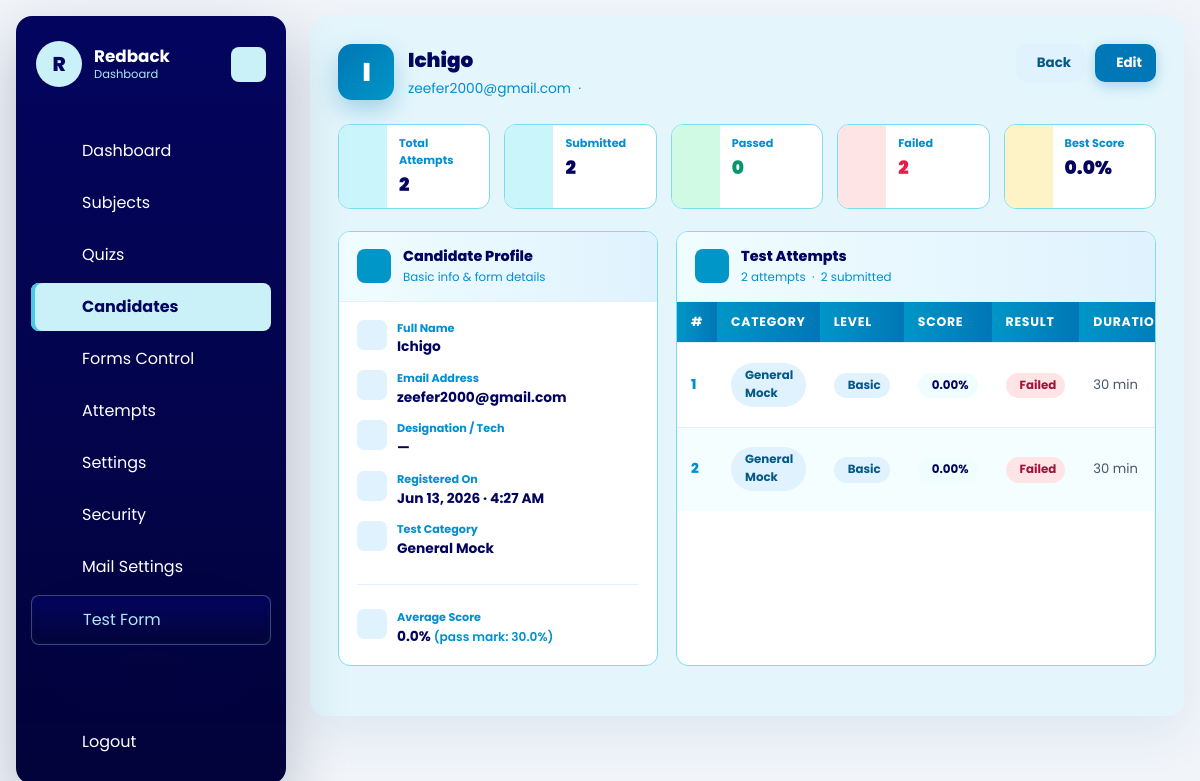
Page /dashboard/candidates/26/ (signed in) on the earlier database version.
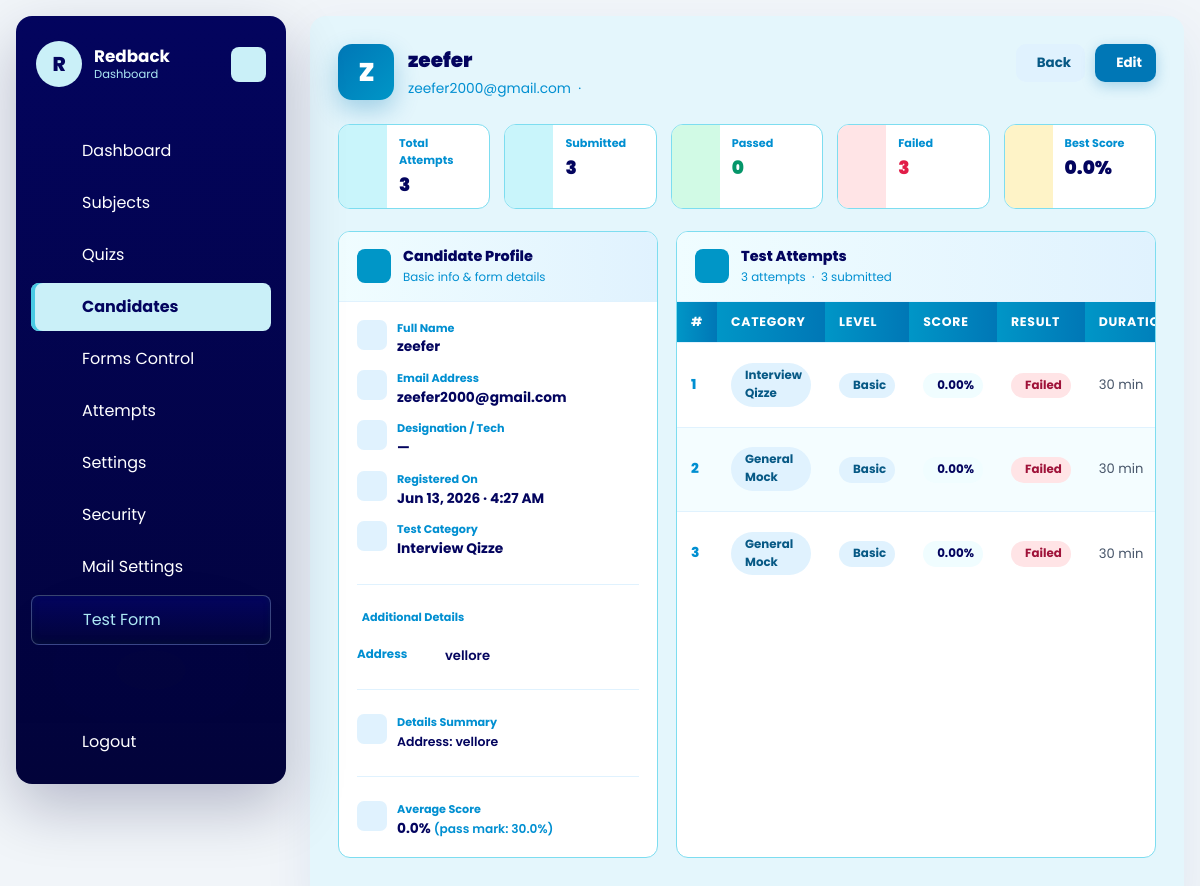
Same page on the later database version.
### quiz/models.py (models this page shows, shortened)
class Candidate(models.Model):
    name = models.CharField(max_length=150)
    email = models.EmailField()
    designation_tech = models.CharField(max_length=150)
    created_at = models.DateTimeField(auto_now_add=True)
    class Meta:
        ordering = ['name']
    @property
    def candidate_details_summary(self):
        latest_attempt = self.attempts.order_by('-created_at').first()
        if not latest_attempt:
            return '-'
        details = latest_attempt.candidate_details_json or {}
        values = details.get('values') or {}
        labels = details.get('labels') or {}
        if not values:
            return '-'
        return ', '.join(
            f'{labels.get(key, key)}: {value}'
            for key, value in values.items()
        )

class CandidateTestAttempt(models.Model):
    SESSION_SINGLE = 'single'
    SESSION_MULTI = 'multi'
    TEST_CATEGORY_INTERVIEW = 'interview_qizze'
    TEST_CATEGORY_ACADEMY = 'academy_mock'
    TEST_CATEGORY_INTERNSHIP = 'internship_mock'
    TEST_CATEGORY_GENERAL = 'general_mock'
    SESSION_CHOICES = [
        (SESSION_SINGLE, 'Single'),
        (SESSION_MULTI, 'Multi'),
    ]
    TEST_CATEGORY_CHOICES = [
        (TEST_CATEGORY_INTERVIEW, 'Interview Qizze'),
        (TEST_CATEGORY_ACADEMY, 'Academy Mock'),
        (TEST_CATEGORY_INTERNSHIP, 'Internship Mock'),
        (TEST_CATEGORY_GENERAL, 'General Mock'),
    ]
    candidate = models.ForeignKey(Candidate, on_delete=models.CASCADE, related_name='attempts')
    company = models.ForeignKey(Company, on_delete=models.CASCADE, related_name='attempts')
    public_slug = models.CharField(max_length=190, unique=True, blank=True, db_index=True)
    session_type = models.CharField(max_length=10, choices=SESSION_CHOICES)
    test_category = models.CharField(
        max_length=30,
        choices=TEST_CATEGORY_CHOICES,
        default=TEST_CATEGORY_GENERAL,
    )
    level = models.CharField(max_length=20)
    question_count = models.PositiveIntegerField()
    duration_minutes = models.PositiveIntegerField()
    selected_subjects = models.JSONField(default=list, blank=True)
    selected_sub_titles = models.JSONField(default=list, blank=True)
    candidate_details_json = models.JSONField(default=dict, blank=True)
    answers_json = models.JSONField(default=list, blank=True)
    correct_count = models.PositiveIntegerField(default=0)
    wrong_count = models.PositiveIntegerField(default=0)
    percentage = models.DecimalField(max_digits=5, decimal_places=2, default=0)
    started_at = models.DateTimeField(blank=True, null=True)
    submitted_at = models.DateTimeField(blank=True, null=True)
    is_submitted = models.BooleanField(default=False)
    is_paused = models.BooleanField(default=False)
    paused_at = models.DateTimeField(blank=True, null=True)
    total_paused_seconds = models.PositiveIntegerField(default=0)
    full_screen_lock_enabled = models.BooleanField(default=False)
    pause_lock_enabled = models.BooleanField(default=False)
    tab_switch_guard_enabled = models.BooleanField(default=False)
    copy_paste_block_enabled = models.BooleanField(default=False)
    right_click_disable_enabled = models.BooleanField(default=False)
    max_violation_warnings = models.PositiveIntegerField(default=3)
    tab_switch_count = models.PositiveIntegerField(default=0)
    warning_count = models.PositiveIntegerField(default=0)
    last_violation_at = models.DateTimeField(blank=True, null=True)
    violation_log_json = models.JSONField(default=list, blank=True)
    test_link_email_sent_at = models.DateTimeField(blank=True, null=True)
    created_at = models.DateTimeField(auto_now_add=True)
    class Meta:
        ordering = ['-created_at']

### dashboard/views.py (the view)
# urls.py: path('candidates/<int:pk>/', views.candidate_detail, name='candidate_detail'),
@company_login_required
def candidate_detail(request, pk):
    candidate = get_object_or_404(Candidate, pk=pk)
    attempts = (
        CandidateTestAttempt.objects
        .filter(candidate=candidate, company=request.company)
        .order_by('-created_at')
    )
    total_attempts = attempts.count()
    submitted_attempts = attempts.filter(is_submitted=True)
    submitted_count = submitted_attempts.count()
    pass_pct = float(request.company.pass_persantage)
    passed_count  = sum(1 for a in submitted_attempts if float(a.percentage) >= pass_pct)
    failed_count  = submitted_count - passed_count
    avg_score     = (
        round(sum(float(a.percentage) for a in submitted_attempts) / submitted_count, 1)
        if submitted_count else 0
    )
    best_score    = (
        max(float(a.percentage) for a in submitted_attempts)
        if submitted_count else 0
    )
    latest = attempts.first()
    latest_test_category = latest.get_test_category_display() if latest else '-'
    extra_details = {}
    if latest and latest.candidate_details_json:
        details = latest.candidate_details_json
        values  = details.get('values') or {}
        labels  = details.get('labels') or {}
        extra_details = {labels.get(k, k): v for k, v in values.items()}
    return render(request, 'dashboard/candidate_detail.html', {
        'title': f'Candidate – {candidate.name}',
        'candidate': candidate,
        'attempts': attempts,
        'total_attempts': total_attempts,
        'submitted_count': submitted_count,
        'passed_count': passed_count,
        'failed_count': failed_count,
        'avg_score': avg_score,
        'best_score': best_score,
        'pass_pct': pass_pct,
        'extra_details': extra_details,
        'latest_test_category': latest_test_category,
    })

### dashboard/views.py (called while the page is built)
def get_logged_in_company(request):
    company_id = request.session.get('company_id')
    if not company_id:
        return None
    return Company.objects.filter(id=company_id, is_active=True).first()

def company_login_required(view_func):
    @wraps(view_func)
    def wrapper(request, *args, **kwargs):
        company = get_logged_in_company(request)
        if not company:
            return redirect(f"{reverse('dashboard:login')}?next={request.path}")
        request.company = company
        return view_func(request, *args, **kwargs)
    return wrapper

### templates/dashboard/candidate_detail.html (shortened to what the changed rows need)
{% extends "base.html" %}
{% block content %}
<div id="dashboard-page-content">
<section class="cdet-shell">
    <div class="cdet-heading">
        <div class="cdet-heading-main">
            <div class="cdet-avatar">{{ candidate.name|slice:":1"|upper }}</div>
            <div>
                <h1 class="cdet-title">{{ candidate.name }}</h1>
                <p class="cdet-sub">{{ candidate.email }}&nbsp;&nbsp;·&nbsp;&nbsp;{{ candidate.designation_tech }}</p>
            </div>
        </div>
    </div>
    <div class="cdet-stats">
        <div class="cdet-stat">
            <div class="cdet-stat-body">
                <div class="cdet-stat-lbl">Total Attempts</div>
                <div class="cdet-stat-val">{{ total_attempts }}</div>
            </div>
        </div>
        <div class="cdet-stat">
            <div class="cdet-stat-body">
                <div class="cdet-stat-lbl">Submitted</div>
                <div class="cdet-stat-val">{{ submitted_count }}</div>
            </div>
        </div>
        <div class="cdet-stat">
            <div class="cdet-stat-body">
                <div class="cdet-stat-lbl">Failed</div>
                <div class="cdet-stat-val fail">{{ failed_count }}</div>
            </div>
        </div>
    </div>
    <div class="cdet-grid">
        <div class="cdet-card">
            <div class="cdet-card-body">
                <div class="cdet-info-list">
                    <div class="cdet-info-row">
                        <span class="cdet-info-ico"><iconify-icon icon="mdi:account-outline"></iconify-icon></span>
                        <div class="cdet-info-inner">
                            <div class="cdet-info-label">Full Name</div>
                            <div class="cdet-info-value">{{ candidate.name }}</div>
                        </div>
                    </div>
                    <div class="cdet-info-row">
                        <span class="cdet-info-ico"><iconify-icon icon="mdi:email-outline"></iconify-icon></span>
                        <div class="cdet-info-inner">
                            <div class="cdet-info-label">Email Address</div>
                            <div class="cdet-info-value">{{ candidate.email }}</div>
                        </div>
                    </div>
                    <div class="cdet-info-row">
                        <span class="cdet-info-ico"><iconify-icon icon="mdi:briefcase-outline"></iconify-icon></span>
                        <div class="cdet-info-inner">
                            <div class="cdet-info-label">Designation / Tech</div>
                            <div class="cdet-info-value">{{ candidate.designation_tech|default:"—" }}</div>
                        </div>
                    </div>
                    <div class="cdet-info-row">
                        <span class="cdet-info-ico"><iconify-icon icon="mdi:calendar-account-outline"></iconify-icon></span>
                        <div class="cdet-info-inner">
                            <div class="cdet-info-label">Registered On</div>
                            <div class="cdet-info-value">{{ candidate.created_at|date:"M d, Y · g:i A" }}</div>
                        </div>
                    </div>
                    <div class="cdet-info-row">
                        <span class="cdet-info-ico"><iconify-icon icon="mdi:shape-outline"></iconify-icon></span>
                        <div class="cdet-info-inner">
                            <div class="cdet-info-label">Test Category</div>
                            <div class="cdet-info-value">{{ latest_test_category }}</div>
                        </div>
                    </div>
                    {% if extra_details %}
                    <hr class="cdet-divider">
                    <div class="cdet-info-label" style="margin-bottom:8px;">
                        <iconify-icon icon="mdi:form-textbox"></iconify-icon>&nbsp; Additional Details
                    </div>
                    <div class="cdet-tag-grid">
                        {% for label, value in extra_details.items %}
                        <div class="cdet-tag-row">
                            <span class="cdet-tag-key">{{ label }}</span>
                            <span class="cdet-tag-val">{{ value }}</span>
                        </div>
                        {% endfor %}
                    </div>
                    {% endif %}
                    {% with candidate.candidate_details_summary as summary %}
                    {% if summary and summary != '-' %}
                    <hr class="cdet-divider">
                    <div class="cdet-info-row">
                        <span class="cdet-info-ico"><iconify-icon icon="mdi:text-box-outline"></iconify-icon></span>
                        <div class="cdet-info-inner">
                            <div class="cdet-info-label">Details Summary</div>
                            <div class="cdet-info-value" style="font-size:.78rem;font-weight:600;line-height:1.6;">{{ summary }}</div>
                        </div>
                    </div>
                    {% endif %}
                    {% endwith %}
                    {% if submitted_count %}
                    <hr class="cdet-divider">
                    <div class="cdet-info-row">
                        <span class="cdet-info-ico"><iconify-icon icon="mdi:chart-bar"></iconify-icon></span>
                        <div class="cdet-info-inner">
                        </div>
                    </div>
                    {% endif %}
                </div>
            </div>
        </div>
        <div class="cdet-card">
            <div class="cdet-card-head">
                <div>
                    <div class="cdet-card-name">Test Attempts</div>
                    <div class="cdet-card-hint">
                        {{ total_attempts }} attempt{{ total_attempts|pluralize }}
                        &nbsp;·&nbsp;
                        {{ submitted_count }} submitted
                    </div>
                </div>
            </div>
            {% if attempts %}
            <div class="cdet-table-wrap">
                <table class="cdet-table">
                    <thead>
                        <tr>
                            <th>#</th>
                            <th>Category</th>
                            <th>Level</th>
                            <th>Score</th>
                            <th>Result</th>
                            <th>Duration</th>
                        </tr>
                    </thead>
                    <tbody>
                        {% for attempt in attempts %}
                        <tr onclick="window.location='{% url 'dashboard:attempt_detail' attempt.pk %}'">
                            <td style="color:#008fd1;font-weight:800;">{{ forloop.counter }}</td>
                            <td>
                                <span class="cdet-pill level">
                                    {{ attempt.get_test_category_display }}
                                </span>
                            </td>
                            <td>
                                <span class="cdet-pill level">
                                    {{ attempt.level|capfirst }}
                                </span>
                            </td>
                            <td>
                                <span class="cdet-pill pct">
                                    {{ attempt.percentage }}%
                                </span>
                            </td>
                            <td>
                                {% if not attempt.is_submitted %}
                                    <span class="cdet-pill pending">
                                        <iconify-icon icon="mdi:clock-outline"></iconify-icon> Pending
                                    </span>
                                {% elif attempt.percentage >= pass_pct %}
                                    <span class="cdet-pill passed">
                                        <iconify-icon icon="mdi:check-circle-outline"></iconify-icon> Passed
                                    </span>
                                {% else %}
                                    <span class="cdet-pill failed">
                                        <iconify-icon icon="mdi:close-circle-outline"></iconify-icon> Failed
                                    </span>
                                {% endif %}
                            </td>
                            <td style="color:#475569;font-size:.82rem;">{{ attempt.duration_minutes }} min</td>
                        </tr>
                        {% endfor %}
                    </tbody>
                </table>
            </div>
            {% else %}
            <div class="cdet-empty">
                <iconify-icon icon="mdi:clipboard-off-outline"></iconify-icon>
                No test attempts for this candidate yet.
            </div>
            {% endif %}
        </div>
    </div>
</section>
</div>
{% endblock %}

Differences in the rows shown:
changed Candidate "zeefer2000@gmail.com": name "I" → "Z"; name "Ichigo" → "zeefer"
added CandidateTestAttempt: test_category "Interview Qizze", level "Basic", percentage "0.00", is_submitted "Failed", duration_minutes "30"
Other differences:
{{ total_attempts }}: "2" → "3"
{{ submitted_count }}: "2" → "3"
{{ failed_count }}: "2" → "3"
{{ latest_test_category }}: "General Mock" → "Interview Qizze"
{{ summary }}: (not shown) → "Address: vellore"
text now shown: "Additional Details Details Summary"
new list line: "Address vellore"
